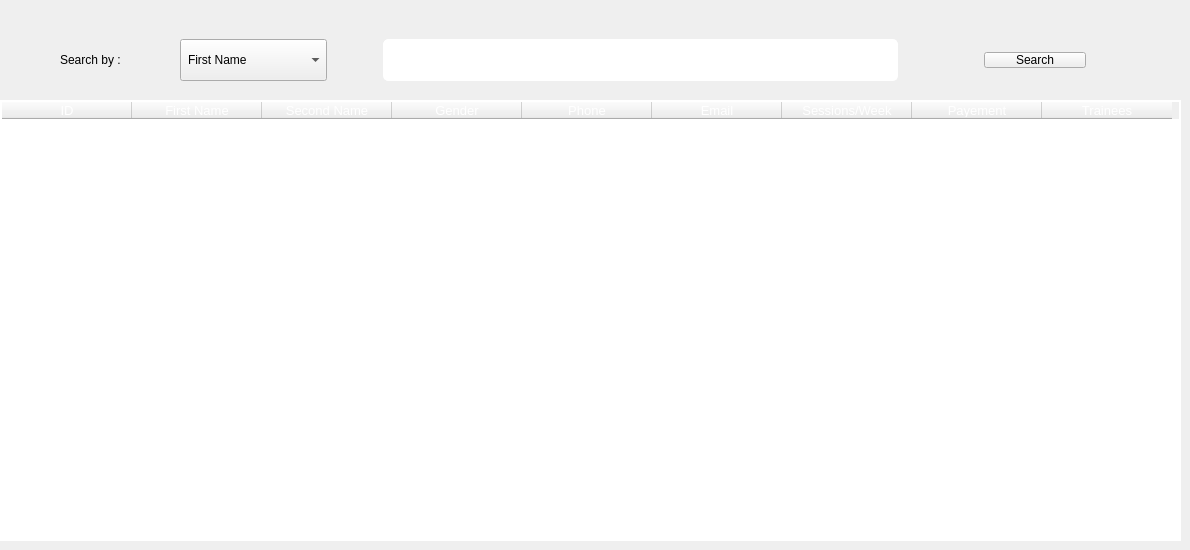
      <widget class="QWidget" name="tab_19">
       <attribute name="title">
        <string>Search for Coaches data</string>
       </attribute>
       <widget class="QWidget" name="horizontalLayoutWidget_46">
        <property name="geometry">
         <rect>
          <x>60</x>
          <y>20</y>
          <width>1041</width>
          <height>80</height>
         </rect>
        </property>
        <layout class="QHBoxLayout" name="horizontalLayout_47">
         <item>
          <widget class="QLabel" name="label_54">
           <property name="styleSheet">
            <string notr="true">font: 600 14pt &quot;Segoe UI&quot;;</string>
           </property>
           <property name="text">
            <string>Search by : </string>
           </property>
          </widget>
         </item>
         <item>
          <widget class="QComboBox" name="comboBox_5">
           <property name="styleSheet">
            <string notr="true">margin-right:50px;
margin-left:50px;
height:40px;
width:120px;
padding-left:7px;</string>
           </property>
           <item>
            <property name="text">
             <string>First Name</string>
            </property>
           </item>
           <item>
            <property name="text">
             <string>Second Name</string>
            </property>
           </item>
           <item>
            <property name="text">
             <string>Phone Number</string>
            </property>
           </item>
           <item>
            <property name="text">
             <string>Email</string>
            </property>
           </item>
          </widget>
         </item>
         <item>
          <widget class="QLineEdit" name="lineEdit_46">
           <property name="styleSheet">
            <string notr="true">border:1px solid white;
border-radius:5px;
color:white;
height:40px;
padding-left:10px;
font: 700 14pt &quot;Segoe UI&quot;;
margin-right:80px;</string>
           </property>
          </widget>
         </item>
         <item>
          <widget class="QPushButton" name="pushButton_22">
           <property name="cursor">
            <cursorShape>PointingHandCursor</cursorShape>
           </property>
           <property name="styleSheet">
            <string notr="true">margin-right:15px;
width:100px;
font: 600 14pt &quot;Segoe UI&quot;;
heigth:60px;</string>
           </property>
           <property name="text">
            <string>Search</string>
           </property>
          </widget>
         </item>
        </layout>
       </widget>
       <widget class="QTableWidget" name="tableWidget_6">
        <property name="geometry">
         <rect>
          <x>0</x>
          <y>100</y>
          <width>1181</width>
          <height>441</height>
         </rect>
        </property>
        <property name="styleSheet">
         <string notr="true">
border:0.5px solid white;
color:white;
font-size:10pt;
font-weigth:600;</string>
        </property>
        <attribute name="horizontalHeaderDefaultSectionSize">
         <number>130</number>
        </attribute>
        <column>
         <property name="text">
          <string>ID</string>
         </property>
        </column>
        <column>
         <property name="text">
          <string>First Name</string>
         </property>
        </column>
        <column>
         <property name="text">
          <string>Second Name</string>
         </property>
        </column>
        <column>
         <property name="text">
          <string>Gender</string>
         </property>
        </column>
        <column>
         <property name="text">
          <string>Phone</string>
         </property>
        </column>
        <column>
         <property name="text">
          <string>Email</string>
         </property>
        </column>
        <column>
         <property name="text">
          <string>Sessions/Week</string>
         </property>
        </column>
        <column>
         <property name="text">
          <string>Payement</string>
         </property>
        </column>
        <column>
         <property name="text">
          <string>Trainees</string>
         </property>
        </column>
       </widget>
      </widget>
